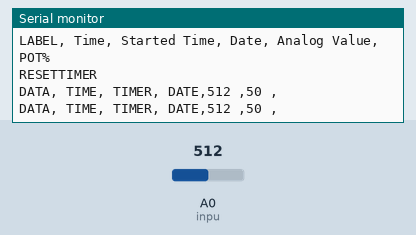
Simulated run of this sketch. Board: Arduino Uno, built with avr-gcc and run on an emulated ATmega328P. Shown: the last lines printed to the serial monitor. The inputs (shaded band) are chosen by the test bench; at power-on: A0 (inpu) = 512.

Above: at 1.8 s.
1.9 s: A0 (inpu) set to 716
At 2.9 s:
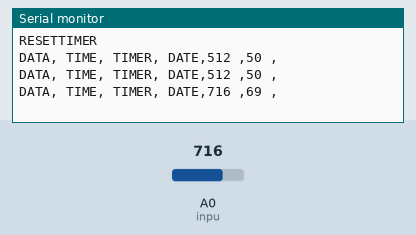
3.4 s: A0 (inpu) set to 900
At 4.6 s:
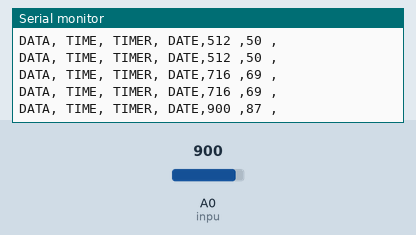
Timing chart, 0 to 6.4 s (numbered marks = the images above; inputs shaded):
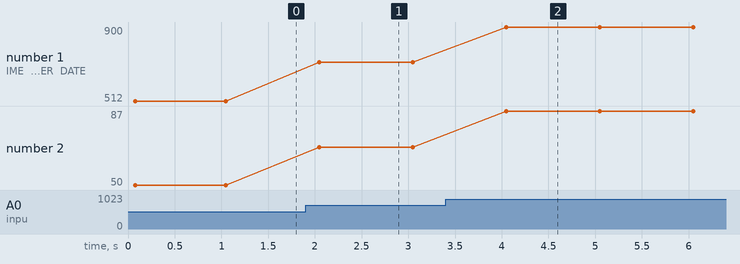

The sketch:

basic_arduno_to_python_to_csv.ino
```cpp
int inpu = A0;

void setup() {
  // put your setup code here, to run once:
  Serial.begin(9600);
  Serial.println("CLEARDATA");
  Serial.println("LABEL, Time, Started Time, Date, Analog Value, POT%");
  Serial.println("RESETTIMER");
}

void loop() {
  // put your main code here, to run repeatedly:
  int sensVal = analogRead(inpu);
  int sensPercent = map(sensVal, 0, 1023, 0, 100);
  Serial.print("DATA, TIME, TIMER, DATE,");
  Serial.print(sensVal);
  Serial.print(" ,");
  Serial.print(sensPercent);
  Serial.println(" ,");
  delay(1000);
}
```

Measured:
- after the input at 1.9 s, the serial monitor: prints a new line after 0.15 s (image 1)
- after the input at 3.4 s, the serial monitor: prints a new line after 0.65 s (image 2)
- plotted number 1: 512 → 716 after the input at 1.9 s, 716 → 900 after the input at 3.4 s
- plotted number 2: 50 → 69 after the input at 1.9 s, 69 → 87 after the input at 3.4 s
